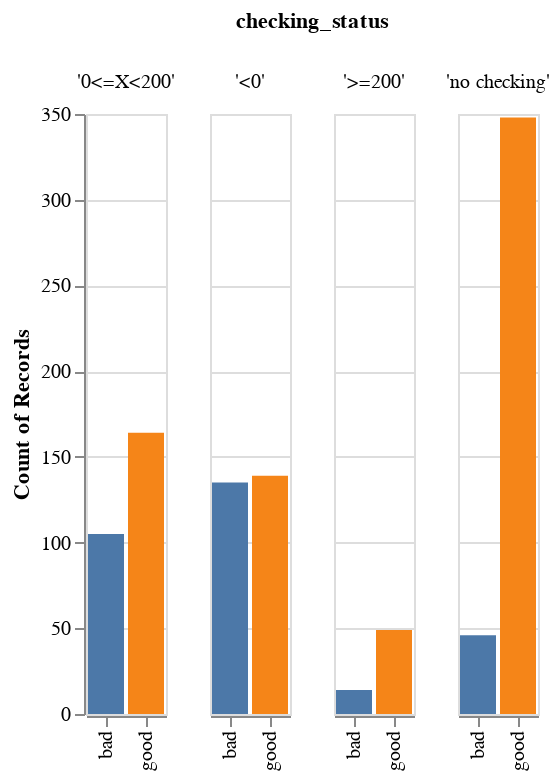

The notebook cell saved with this chart:
### Code cell
# Otras variables paracen más interesantes para predecir la calidad del crédito en muchos casos...

alt.Chart(credit_g).mark_bar().encode(x = alt.X('class:N', title = None), 
                                         y = 'count(checking_status):Q', 
                                         color = alt.Color('class:N', legend = None),
                                         column = 'checking_status:O')

### Figure 1 — Vega-Lite specification as saved in the notebook (floating-point values rounded to 4 significant figures; data arrays with more than 128 entries replaced by an {"elided": "..."} marker saying what was removed)
{"config": {"view": {"continuousWidth": 400, "continuousHeight": 300}}, "data": {"name": "data-76c886512999857a2c6a0559faaa0c09"}, "mark": "bar", "encoding": {"color": {"type": "nominal", "field": "class", "legend": null}, "column": {"type": "ordinal", "field": "checking_status"}, "x": {"type": "nominal", "field": "class", "title": null}, "y": {"type": "quantitative", "aggregate": "count", "field": "checking_status"}}, "$schema": "https://vega.github.io/schema/vega-lite/v4.8.1.json", "datasets": {"data-76c886512999857a2c6a0559faaa0c09": {"elided": "1000 records"}}}
